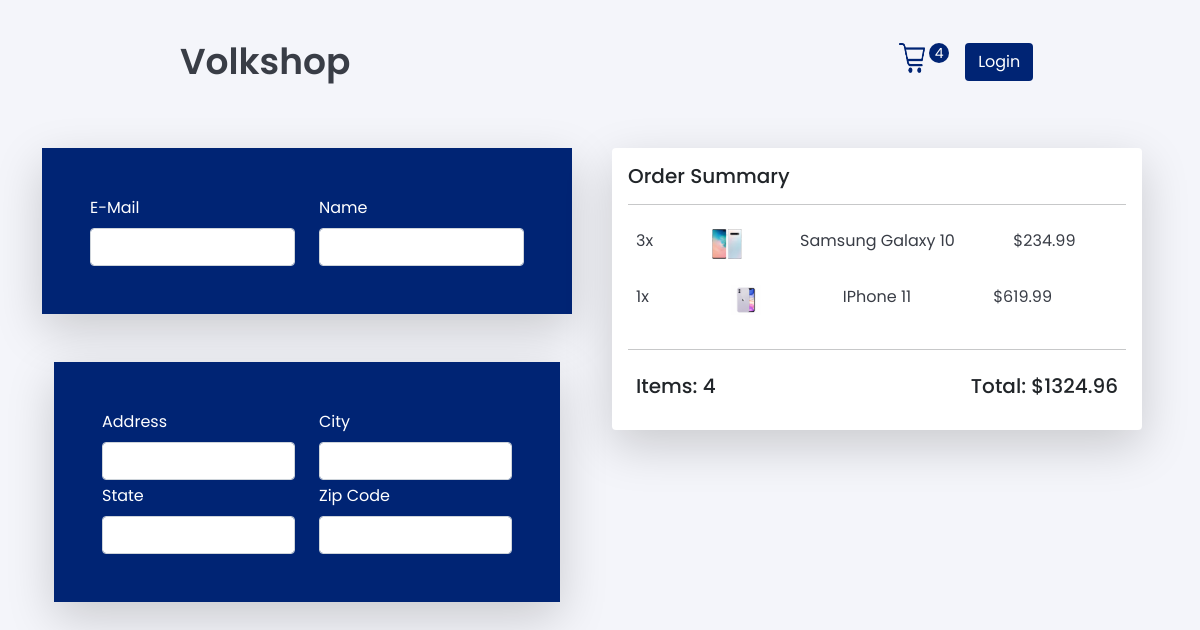
/checkout/ (signed in), run on an earlier commit of the app's database.
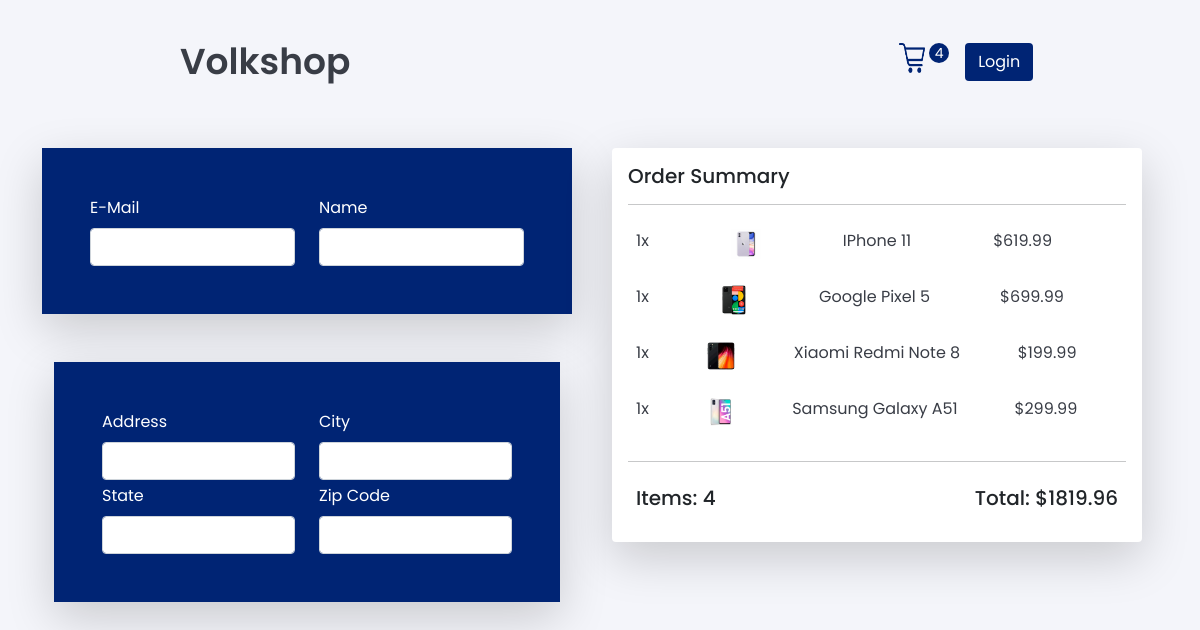
And on a later commit of the database.
### store/models.py (models this page shows, shortened)
class OrderItemModel(models.Model):
    product = models.ForeignKey(ProductModel, on_delete=models.SET_NULL, null=True, blank=True)
    order = models.ForeignKey(OrderModel, on_delete=models.SET_NULL, blank=True, null=True)
    quantity = models.IntegerField(default=0, blank=True, null=True)
    date_added = models.DateTimeField(auto_now_add=True)
    @property
    def get_total(self):
        return self.product.price * self.quantity

class ProductModel(models.Model):
    name = models.CharField(max_length=200)
    price = models.FloatField()
    description = models.CharField(max_length=400, null=True, blank=True)
    image = models.ImageField(null=True, blank=True)
    @property
    def imageURL(self):
        try:
            url = self.image.url
        except:
            url = ""
        return url

class OrderModel(models.Model):
    customer = models.ForeignKey(CustomerModel,on_delete=models.SET_NULL, null=True, blank=True)
    date_ordered = models.DateTimeField(auto_now_add=True)
    complete = models.BooleanField(default=False)
    transaction_id = models.CharField(max_length=100, null=True)
    @property
    def get_order_total(self):
        orderitems = self.orderitemmodel_set.all()
        total = sum([orderitem.get_total for orderitem in orderitems])
        return total
    @property
    def get_order_quantity(self):
        orderitems = self.orderitemmodel_set.all()
        quantity = sum([orderitem.quantity for orderitem in orderitems])
        return quantity

### store/views.py (the view)
# urls.py: path('checkout/', views.checkout, name="checkout"),
def checkout(request):
    if request.user.is_authenticated:
        customer = request.user.customermodel
        order, created = OrderModel.objects.get_or_create(customer=customer, complete=False)
        items = order.orderitemmodel_set.all()
        cart_items = order.get_order_quantity
    else:
        items = []
        order = {'get_order_total': 0, 'get_order_quantity': 0}
        cart_items = order['get_order_quantity']
    context = {'items': items, 'order': order, 'cart_items': cart_items}
    return render(request, 'store/checkout.html', context)

### store/templates/store/checkout.html (shortened to what the changed rows need)
{%extends 'store/main.html'%}
{%load static%}
    {% block content%}
        <div class="row pt-4 justify-content-evenly h-100">
            <div class="col-xs-12 col-md-6">
                <div class="card shadow-lg">
                    <div class="card-body">
                        {%for item in items%}
                        <div class="d-flex justify-content-between">
                            <div class="p-2 flex-fill">
                                <span>{{item.quantity}}x</span>
                            </div>
                            <div class="p-2 flex-fill"><img src="{{item.product.imageURL}}" class="xs-image"></div>
                            <div class="p-2 flex-fill"><p>{{item.product.name}}</p></div>
                            <div class="p-2 flex-fill"><p>${{item.product.price|floatformat:2}}</p></div>
                        </div>
                        {%endfor%}
                        <div class="d-flex justify-content-between">
                            <h5 class="p-2">Items: {{order.get_order_quantity}}</h5>
                            <h5 class="p-2">Total: ${{order.get_order_total}}</h5>
                        </div>
                    </div>
                </div>
            </div>
        </div>
    {%endblock content %}

What changed in the data, as far as the page shows it:
removed OrderItemModel: quantity "3", product.imageURL (picture), product.name "Samsung Galaxy 10", product.price "234.99"
added OrderItemModel: quantity "1", product.imageURL (picture), product.name "Google Pixel 5", product.price "699.99"
added OrderItemModel: quantity "1", product.imageURL (picture), product.name "Xiaomi Redmi Note 8", product.price "199.99"
added OrderItemModel: quantity "1", product.imageURL (picture), product.name "Samsung Galaxy A51", product.price "299.99"
computed for OrderModel: get_order_total "1324.96" → "1819.96"
